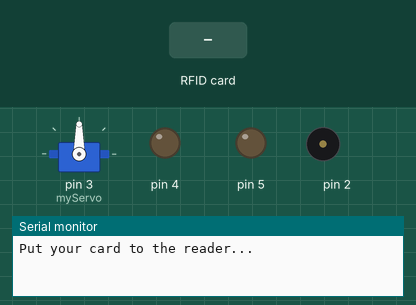
A sketch run on a simulated Arduino Uno, built with avr-gcc and run on an emulated ATmega328P. On the bench: servo, output pins drawn as LEDs (lit = HIGH), buzzer (waves = sounding), the last lines printed to the serial monitor. The inputs (shaded band) are chosen by the test bench. Pins used as bus, display or sensor lines are not drawn.

Above: at 1.2 s.
1.3 s: RFID card 27 F4 CC 06 held to the reader
At 3.1 s:
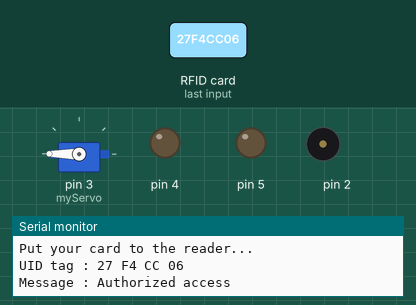
3.8 s: RFID card 5E 7A 19 C4 held to the reader
At 4.6 s:
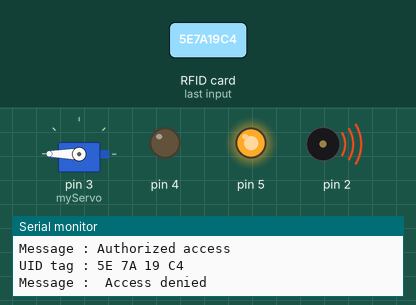
6.3 s: RFID card 27 F4 CC 06 held to the reader
At 7.2 s:
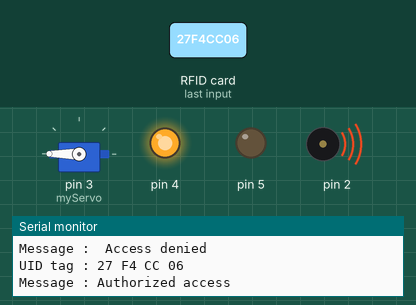
Timing chart, 0 to 9.3 s (numbered marks = the images above; inputs shaded):
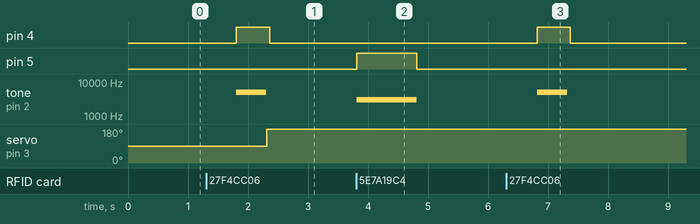

The sketch:

sketch_aug21c.ino
```cpp
//Viral Science
//RFID
#include <SPI.h>
#include <MFRC522.h>
#include <Servo.h>

#define SS_PIN 10
#define RST_PIN 9
#define LED_G 4 //define green LED pin
#define LED_R 5 //define red LED
#define BUZZER 2 //buzzer pin
MFRC522 mfrc522(SS_PIN, RST_PIN);   // Create MFRC522 instance.
Servo myServo; //define servo name

void setup()
{
  Serial.begin(9600);   // Initiate a serial communication
  SPI.begin();      // Initiate  SPI bus
  mfrc522.PCD_Init();   // Initiate MFRC522
  myServo.attach(3); //servo pin
  //myServo.write(0); //servo start position
  pinMode(4, OUTPUT);
  pinMode(5, OUTPUT);
  pinMode(2, OUTPUT);
  noTone(2);
  //myServo.write(0);
  Serial.println("Put your card to the reader...");
  Serial.println();

}
void loop()
{
  // Look for new cards
  if (  mfrc522.PICC_IsNewCardPresent())
  {


  // Select one of the cards
      if (  mfrc522.PICC_ReadCardSerial())
      {
          //Show UID on serial monitor
  Serial.print("UID tag :");
  String content= "";
  byte letter;
  for (byte i = 0; i < mfrc522.uid.size; i++)
  {
     Serial.print(mfrc522.uid.uidByte[i] < 0x10 ? " 0" : " ");
     Serial.print(mfrc522.uid.uidByte[i], HEX);
     content.concat(String(mfrc522.uid.uidByte[i] < 0x10 ? " 0" : " "));
     content.concat(String(mfrc522.uid.uidByte[i], HEX));
  }
  Serial.println();
  Serial.print("Message : ");
  content.toUpperCase();
  if (content.substring(1) == "27 F4 CC 06") //change here the UID of the card/cards that you want to give access
  {
    Serial.println("Authorized access");
    Serial.println();
    delay(500);
    digitalWrite(4, HIGH);
    tone(2, 5000);
    delay(500);
    noTone(2);
    myServo.write(360);
    delay(50);
    //myServo.write(0);
    digitalWrite(4, LOW);
  }

 else   {
    Serial.println(" Access denied");
    digitalWrite(5, HIGH);
    tone(2, 3000);
    delay(1000);
    digitalWrite(5, LOW);
    noTone(2);
  }
      }

  }

}
```

Measured:
- after the input at 1.3 s, pin 4: LOW → HIGH after 0.51 s, → LOW 0.55 s later; tone on pin 2: silent → 5000 Hz after 0.51 s, → silent 0.50 s later; servo on pin 3 (myServo): 90° → 180° after 1.0 s
- after the input at 3.8 s, pin 5: LOW → HIGH at once, → LOW 1.0 s later; tone on pin 2: silent → 3000 Hz at once, → silent 1.0 s later
- after the input at 6.3 s, pin 4: LOW → HIGH after 0.52 s, → LOW 0.55 s later; tone on pin 2: silent → 5000 Hz after 0.52 s, → silent 0.50 s later
